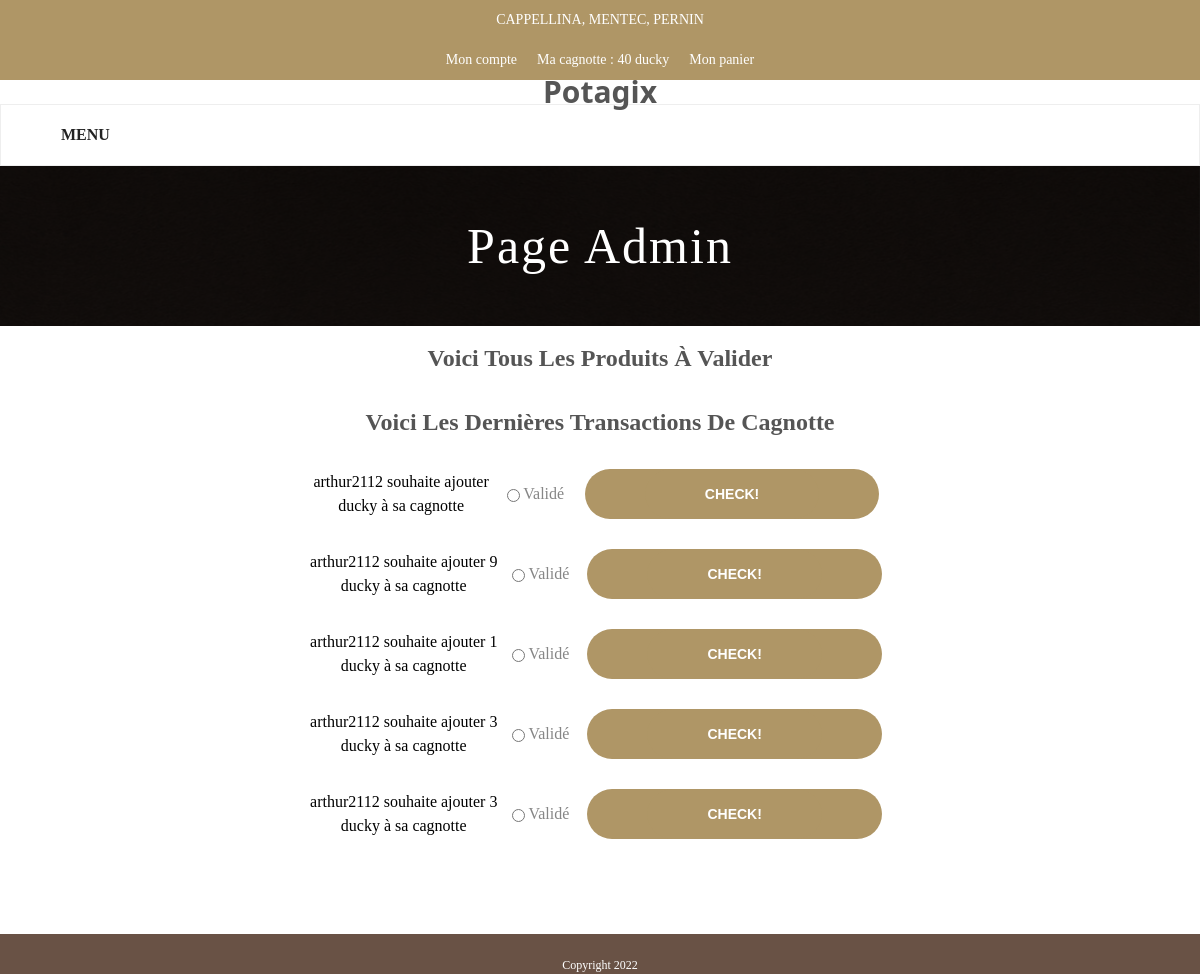
Page /admin (signed in) on the committed database.
### tables this page shows
CREATE TABLE transactions( id_transaction INTEGER PRIMARY KEY AUTOINCREMENT NOT NULL,id_user INTEGER, cagnotte_temp INTEGER, valide INTEGER DEFAULT 0 ,date VARCHAR(255),FOREIGN KEY(id_user) REFERENCES user(id));

CREATE TABLE User(id INTEGER PRIMARY KEY AUTOINCREMENT NOT NULL, email TEXT NOT NULL, pseudo TEXT NOT NULL, password TEXT NOT NULL CHECK (LENGTH(Password)>=8),status VARCHAR(255), imageProfil VARCHAR(255), isLocations INTEGER, idLocation Integer, cagnotte INTEGER DEFAULT 0);

### app.py (the view, shortened to what this page needs)
@app.route('/admin', methods=['GET','POST'])
def admin():
    if not user.isConnected():
        return render_template('not_connected.html')
    if request.method=='GET':
        data,data2 = ad.admin_get()
        return render_template('page_admin.html',data = data, data2 = data2)

### modules/admin.py (called while the page is built)
def admin_get():
    query = '''SELECT Produit.typeProduit,Produit.prix,Produit.description, ImageProduit.path, horaires.dateHeures, horaires.debut, horaires.fin, Produit.name, Produit.id FROM Produit
    join ImageProduit on ImageProduit.idProduit = Produit.id join horaires on horaires.idHeure = Produit.idHeure WHERE valid = "non" and display = 1'''
    cursor = bdd.get_db().cursor()
    cursor.execute(query)
    data = cursor.fetchall()
    query2 = '''SELECT user.pseudo,transactions.cagnotte_temp,transactions.id_user,transactions.id_transaction FROM transactions join user on transactions.id_user = user.id WHERE valide = 0'''
    cursor2 = bdd.get_db().cursor()
    cursor2.execute(query2)
    data2 = cursor2.fetchall()
    print(data2)
    return data,data2

### modules/bdd.py (called while the page is built)
def get_db():
    db = getattr(g, '_database', None)
    if db is None:
        db = g._database = sqlite3.connect(DATABASE)
    return db

### modules/user.py (called while the page is built)
def isConnected():
    return len(session) > 0

### templates/page_admin.html (shortened to what this page needs)
{% extends "basic_template.html" %}
{% block head %}
<link rel="stylesheet" href="{{ url_for('static', filename='css/page_admin.css') }}">
<link rel="stylesheet" href="{{ url_for('static', filename='css/style.css') }}">
{% endblock %}
{% block title %}Page Admin{% endblock %}
{% block content %}
<h2>Voici tous les produits à valider</h2>
<h2>Voici les dernières transactions de cagnotte</h2>
<div class = "all_trasaction">
    {% for item in data2 %}
        <div class="transaction">
            <div class="transaction-dessous">
                <p> {{ item[0]}} souhaite ajouter {{item[1]}} ducky à sa cagnotte</p>
                <form action="/admin-transaction" method = 'POST' class="form-validation">
                    <div class='validation'>
                        <input type='radio' name='Btn' value ='ok'>
                        <label for="bouton">Validé</label>
                    </div>
                    <div class="submit">
                        <input type="submit" value="check!" class='submit'>
                    </div>
                </form>
            </div>
        </div>
    {% endfor %}
</div>
{% endblock %}

### static/css/general.css (style rules this page uses)
html, body { padding: 0; margin: 0; font-size: 1rem; height: 100%; }
body { font-family: "Roboto Slab"; line-height: 24px; font-weight: 400; font-style: normal; color: #868686; font-size: 16px; }

### static/css/page_admin.css (style rules this page uses)
h2 { text-align: center; color: black; }
.transaction p { color: black; text-align: center; }
.submit { width: 100px; display: flex; margin-top: 10px; margin-left: auto; margin-right: auto; }
.validation { display: flex; flex-direction: row; align-items: center; justify-content: center; }
.submit { padding: 40px; width: max-content; }
h2 { color: #555; text-transform: capitalize; }
form { width: 100%; }
.transaction-dessous { width: 50%; margin: auto; }
.transaction-dessous, .form-validation { display: flex; flex-direction: row; }

### static/css/style.css (style rules this page uses)
html, body { height: 100%; overflow: auto; width: 100%; margin: 0; padding: 0; }
.submit { height: 50px; line-height: 50px; border: none; background: #AF9666; color: #fff; font-size: 14px; font-weight: 600; text-transform: uppercase; border-radius: 25px; padding: 0 60px; margin: auto; cursor: pointer; }

### rows in the picture
transactions: pseudo "arthur2112"
transactions: pseudo "arthur2112", cagnotte_temp "9"
transactions: pseudo "arthur2112", cagnotte_temp "1"
transactions: pseudo "arthur2112", cagnotte_temp "3"
transactions: pseudo "arthur2112", cagnotte_temp "3"

### other values in the picture
{{ session['connexion']['cagnotte'] }} "40"
